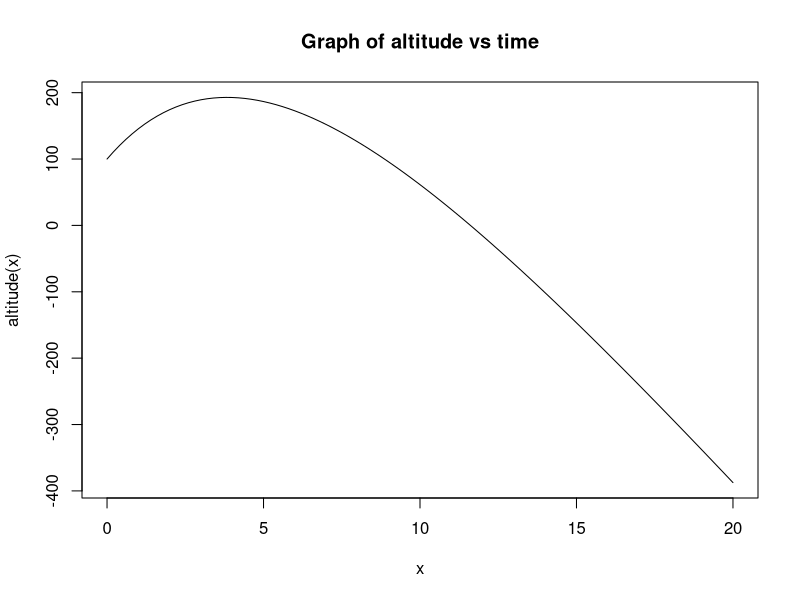
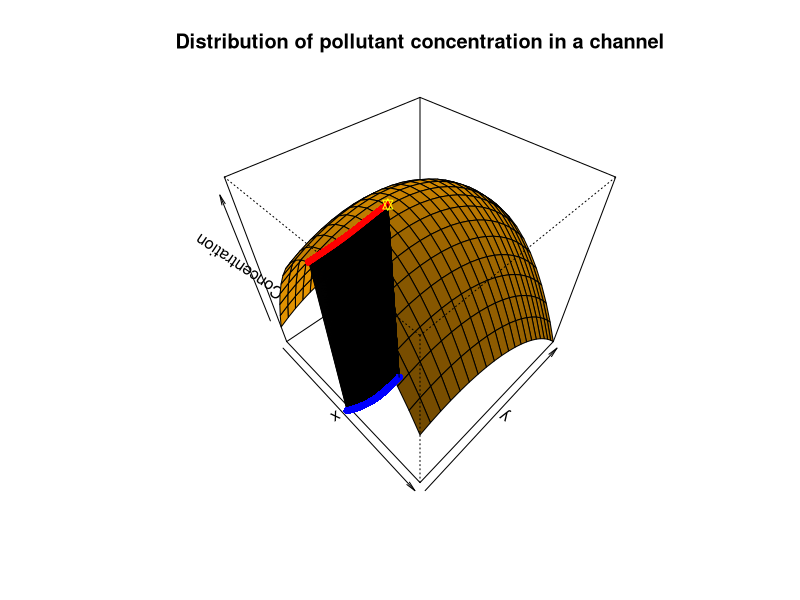

Generate these figures, in order, with R:
## ---- chunk 1
rm(list=ls())
altitude = function(t, z0 = 100, g = 9.81, v0=55, m=80, c=15){
  return(z0 + (m/c)*(v0+m*g/c)*(1-exp(-c*t/m))-m*g*t/c)
}
curve(altitude, from = 0, to = 20, main = "Graph of altitude vs time")
## ---- chunk 2
zeroHeight = uniroot(f = altitude, interval = c(0, 12))
print(paste0("The object strikes the ground at ", zeroHeight$root, " seconds."))
## ---- chunk 3
optimize(altitude,lower=0,upper=20,maximum=TRUE)$objective
## ---- chunk 4
optimize(altitude,lower=0,upper=20,maximum=TRUE)$maximum
## ---- chunk 5
Z = function(x,y){
  return(7.9+0.13*x+0.21*y-0.05*x**2-0.016*y**2-0.007*x*y)
}
Z.prime = function(par){
  x=par[1]
  y=par[2]
  dZ.dx=0.13-0.1*x-0.007*y
  dZ.dy=0.21-0.032*y-0.007*x
  return(c(dZ.dx,dZ.dy))
}
gradient.descent = function(par, gr, gamma = .1, epsilon = .01, n = 100, verbose = FALSE, graph=FALSE, ...) {
  if(graph){
    x=seq(-10,10)
    y=seq(0,20)
    z=outer(x,y,Z)
    persp.out=persp(x,y,z,
    main="Distribution of pollutant concentration in a channel",
    zlab = "Concentration",
    theta = 45, phi = 45,
    col = "orange", shade = 0.4)
    }
  z.old = Z(par[1],par[2])
  for (i in seq_len(n)) {
    gradient = gr(par, ...)
    par = par + gamma * gradient
    z = Z(par[1], par[2])
    gradient.size = sum(abs(gradient))
    if (verbose) {
      cat(sep = "", "i = ", i, ", par = c(", paste(signif(par, 4), collapse = ","),
          "), gradient = c(", paste(signif(gradient, 4), collapse = ","),
          "), size = ", signif(gradient.size, 4), "\n")
    }
    if (graph) { # This block is not part of the algorithm. It just draws.
      points(trans3d(x = par[1], y = par[2], z = 0, pmat = persp.out), col = "blue", pch = 16)
      points(trans3d(x = par[1], y = par[2], z = z, pmat = persp.out), col = "red",  pch = 16)
      lines(trans3d(x = c(par[1], par[1]), y = c(par[2], par[2]), z = c(0, z), pmat = persp.out), col = "black")
    }
    if (gradient.size < epsilon || z.old > z) {
      break
    }
    z.old=z
  }
  if(graph){
    points(trans3d(x = par[1], y = par[2], z = z, pmat = persp.out), col = "yellow",  pch = 11)
  }
  return(par)
}

## ---- chunk 6
#gradient descent concentration
g.d.c = gradient.descent(par = c(0, 0), gr = Z.prime, n = 1000, verbose = FALSE, graph = TRUE)
print(paste0("The peak concentration using gradient descent method is: ", Z(g.d.c[1],g.d.c[2])," where x=", g.d.c[1], " y=",g.d.c[2]))

Z.for.other.methods = function(par){
  x=par[1]
  y=par[2]
  return(7.9+0.13*x+0.21*y-0.05*x**2-0.016*y**2-0.007*x*y)
}

#Nelder-Mead concentration
n.m.c = optim(par=c(0,0), fn = Z.for.other.methods, method = "Nelder-Mead", control = list(fnscale = -1))
print(paste0("The peak concentration using Nelder-Mead method is: ", n.m.c$value," where x=", n.m.c$par[1], " y=",n.m.c$par[2]))

#BFGS concentration
bfgs.c = optim(par=c(0,0),gr=Z.prime,fn=Z.for.other.methods,method="BFGS",control = list(fnscale = -1))
print(paste0("The peak concentration using BFGS method is: ", bfgs.c$value," where x=", bfgs.c$par[1], " y=",bfgs.c$par[2]))

#counts
print(paste0("Nelder-Mead method made ",n.m.c$counts[[1]], " many calls to the concentration function"))
print(paste0("BFGS method made ",bfgs.c$counts[[1]], " many calls to the concentration function and ",bfgs.c$counts[[2]]," many calls to the concentration gradient"))

print("I expected BFGS to be the fastest")
